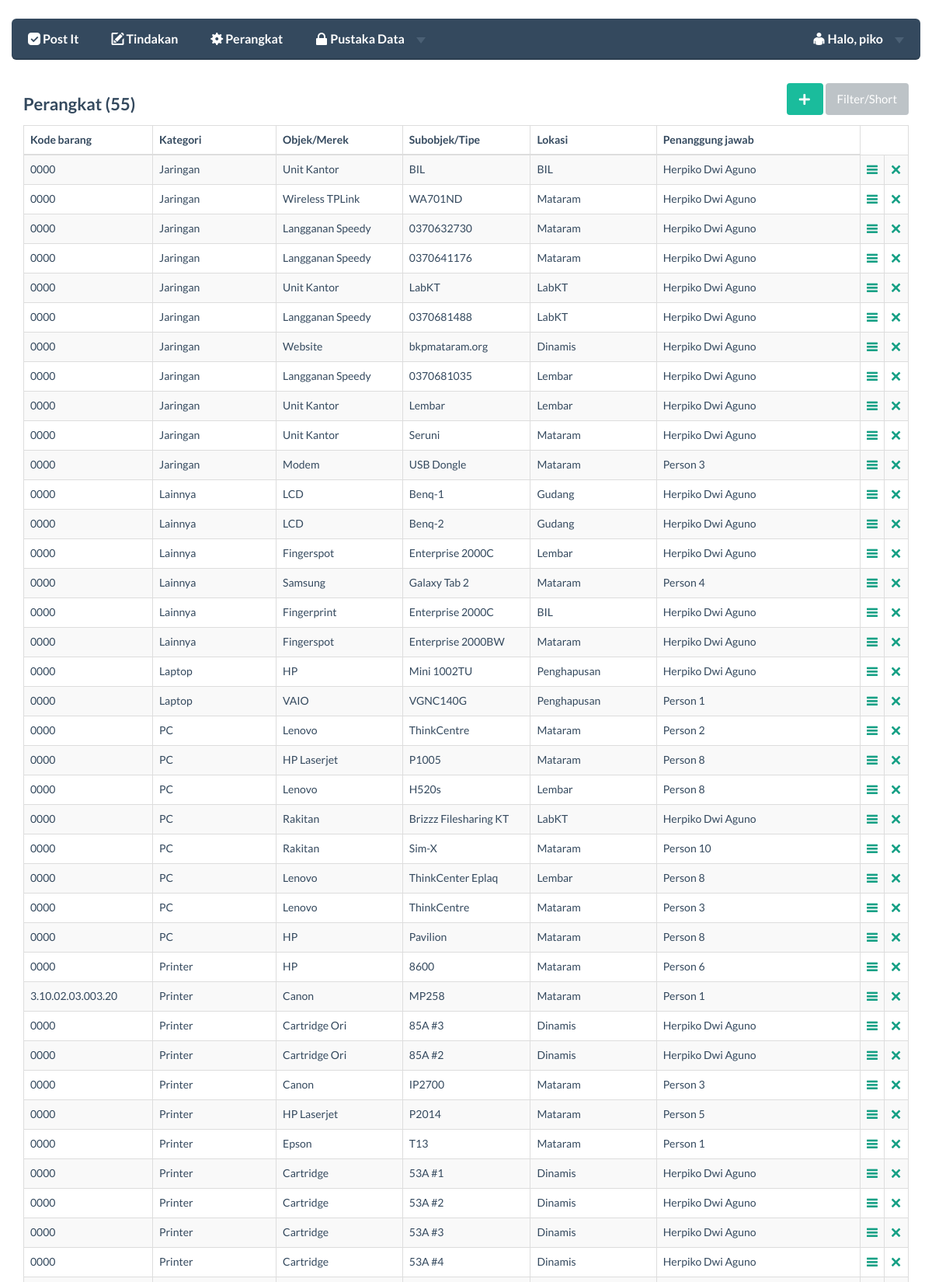
Screenshot of /main/perangkat/ (signed in, upper part) with the database file from the repository.
### main/models.py (models this page shows)
class Hardware(models.Model):
	noid_hw = models.AutoField(primary_key=True)
	kodebrg = models.CharField(max_length=50)
	merek = models.CharField(max_length=50)
	tipe = models.CharField(max_length=50)
	kathw = models.ForeignKey(Kathw)
	username = models.ForeignKey(User)
	lokasi = models.ForeignKey(Lokasi)
	tahun = models.IntegerField()
	keterangan = models.CharField(max_length=500)
	time_create = models.CharField(max_length=50)

class Kathw(models.Model):
	kathw = models.CharField(max_length=20,primary_key=True)

class Lokasi(models.Model):
	lokasi = models.CharField(max_length=50,primary_key=True)

### main/views.py (the view)
def perangkat(request):
    if request.user.is_authenticated():
        context = RequestContext(request)
        if request.method == 'POST':
            kodebrg = request.POST['kodebrg']
            merek = request.POST['merek']
            tipe = request.POST['tipe']
            lokasi = request.POST['lokasi']
            tahun = request.POST['tahun']
            kathw = request.POST['kathw']
            username = request.POST['username']
            keterangan = request.POST['keterangan']
            if tahun=='':
                tahun='0000'
            if kodebrg=='':
                kodebrg='0000'
            from main.models import Hardware, User, Tindakan, Lokasi, Kathw
            lokasi=Lokasi.objects.get(lokasi=lokasi)
            kathw=Kathw.objects.get(kathw=kathw)
            username=User.objects.get(username=username)
            import time
            time_create = time.time()
            Hardware.objects.get_or_create(kodebrg=kodebrg,merek=merek,tipe=tipe,lokasi=lokasi, kathw=kathw, username=username, tahun=tahun, keterangan=keterangan, time_create=time_create)
            return HttpResponseRedirect("/main/perangkat/")
        else:
            context = RequestContext(request)
            from main.models import Hardware, User, Tindakan, Lokasi, Kathw
            if bool(request.GET):
                kathw = request.GET['kathw']
                lokasi = request.GET['lokasi']
                perangkat_list = Hardware.objects.filter(kathw=kathw).filter(lokasi=lokasi).order_by('kathw')
                if kathw=='Semua':
                    perangkat_list = Hardware.objects.filter(lokasi=lokasi).order_by('kathw')
                if lokasi=='Semua':
                    perangkat_list = Hardware.objects.filter(kathw=kathw).order_by('kathw')
                if kathw=='Semua' and lokasi=='Semua':
                    perangkat_list = Hardware.objects.order_by('kathw')
                kathw_list = Kathw.objects.all()
                lokasi_list = Lokasi.objects.all()
                user_list = User.objects.all()
                banyak = len(perangkat_list)
                current_user = request.user.get_username()
                context_dict = {'perangkat_list':perangkat_list,'kathw_list':kathw_list, 'lokasi_list':lokasi_list,'user_list':user_list,'current_user':current_user,'lokasi':lokasi,'kathw':kathw, 'banyak':banyak}
                return render_to_response('main/perangkat.html', context_dict, context)
            else:
                perangkat_list = Hardware.objects.all().order_by('kathw')
                kathw_list = Kathw.objects.all()
                lokasi_list = Lokasi.objects.all()
                user_list = User.objects.all()
                current_user = request.user.get_username()
                lokasi='Semua'
                kathw='Semua'
                banyak = len(perangkat_list)
                context_dict = {'perangkat_list':perangkat_list,'kathw_list':kathw_list, 'lokasi_list':lokasi_list,'user_list':user_list,'current_user':current_user,'lokasi':lokasi,'kathw':kathw, 'banyak':banyak}
                return render_to_response('main/perangkat.html', context_dict, context)
    else :
        return HttpResponseRedirect("/main/login")

### templates/main/perangkat.html (shortened to what this page needs)
<!DOCTYPE html>
{% extends 'main/base.html' %}
{% load static %}
	{% block button_block %}
	<h4 class="pull-left">Perangkat ({{ banyak }})</h4>
	<div class="pull-right">
			<a class="btn btn-primary" href="#perangkat_modal" data-toggle="modal"><span class="fui-plus"></span></a>
		{% if lokasi not in 'Semua' or kathw not in 'Semua' %}
		{% else %}
			<a id="filter_show" class="btn btn-default" href="#" onclick="filter_show()">Filter/Short</a>
		{% endif %}
		</div><br><br>
	{% endblock %}
	{% block body_block %}
		<table width="100%" class="table table-striped table-hover table-bordered">
			<thead>
			<tr>
				<td width="15%"><strong>Kode barang</strong></td>
				<td width="15%"><strong>Kategori</strong></td>
				<td width="15%"><strong>Objek/Merek</strong></td>
				<td width="15%"><strong>Subobjek/Tipe</strong></td>
				<td width="15%"><strong>Lokasi</strong></td>
				<td width="25%"><strong>Penanggung jawab</strong></td>
			</tr>
			</thead>
				{% for perangkat in perangkat_list %}
					<tr>
						<td>{{ perangkat.kodebrg }}</td>
						<td>{{ perangkat.kathw.kathw}}</td>
						<td>{{ perangkat.merek }}</td>
						<td>{{ perangkat.tipe }}</td>
						<td>{{ perangkat.lokasi.lokasi }}</td>
						<td>{{ perangkat.username.first_name }}</td>
						<td><a href="/main/perangkat_detail/?id={{ perangkat.noid_hw }}"><span class="fui-list"></span></a></td>
						<td><a href="/main/hapus_perangkat/?hapus={{ perangkat.noid_hw }}" onclick="return confirm_delete()"><span class="fui-cross"></span></a></td>
					</tr>
				{% endfor %}
		</table>
	{% endblock %}

### templates/main/base.html (shortened to what this page needs)
<!DOCTYPE html>
{% load static %}
<html>
    <head>
    <link href="{% static 'bootstrap/css/bootstrap.css' %}" rel="stylesheet">
    <link href="{% static 'css/flat-ui.css' %}" rel="stylesheet">
    <link href="{% static 'css/jquery-ui.css' %}" rel="stylesheet">
    <link href="{% static 'css/hint.css' %}" rel="stylesheet">
    <link href="{% static 'css/drag.css' %}" rel="stylesheet">
    <link href="{% static 'autocomplete/autocomplete-0.3.0.css' %}" rel="stylesheet">
    </head>
    <body>
    	<br>
 	<div class="container">
 		<div class="demo-row">
		 	<div class="row demo-row">
		          <nav class="navbar navbar-inverse navbar-embossed" role="navigation">
		            <div class="collapse navbar-collapse" id="navbar-collapse-01">
		              <ul class="nav navbar-nav navbar-left">
		              	{% if not user.is_authenticated %}
		              	<li><a href="#">The IT Crowd (beta)</a></li>
		                {% else %}
		                <li><a href="/main"><span class="fui-checkbox-checked"></span> Post It</a></li>
		                <li><a href="/main/tindakan"><span class="fui-new"></span> Tindakan</a></li>
		                <li><a href="/main/perangkat"><span class="fui-gear"></span> Perangkat</a></li>
			               <ul class="nav navbar-nav navbar-left">
			                 <li class="dropdown">
			                  <a href="#" class="dropdown-toggle" data-toggle="dropdown"><span class="fui-lock"></span> Pustaka Data <b class="caret"></b></a>
			                </li>
			               </ul>
		                {% endif %}
		               </ul>
		               {% if user.is_authenticated %}
			               <ul class="nav navbar-nav navbar-right">
			                 <li class="dropdown">
			                  <a href="#" class="dropdown-toggle" data-toggle="dropdown"><span class="fui-user"></span> Halo, {{ current_user }} <b class="caret"></b></a>
			                </li>
			               </ul>
			            {% endif %}
		            </div>
		          </nav>
 		</div>
        <div>
        	{% block button_block %}{% endblock %}
            {% block body_block %}{% endblock %}
        </div>
    </div>
    </body>
</html>

### static/css/drag.css (style rules this page uses)
html { overflow: -moz-scrollbars-vertical; overflow: scroll; }

### rows the page displays
Hardware: kodebrg "0000", kathw.kathw "Jaringan", merek "Unit Kantor", tipe "BIL", lokasi.lokasi "BIL", username.first_name "Herpiko Dwi Aguno"
Hardware: kodebrg "0000", kathw.kathw "Jaringan", merek "Wireless TPLink", tipe "WA701ND", lokasi.lokasi "Mataram", username.first_name "Herpiko Dwi Aguno"
Hardware: kodebrg "0000", kathw.kathw "Jaringan", merek "Langganan Speedy", tipe "0370632730", lokasi.lokasi "Mataram", username.first_name "Herpiko Dwi Aguno"
Hardware: kodebrg "0000", kathw.kathw "Jaringan", merek "Langganan Speedy", tipe "0370641176", lokasi.lokasi "Mataram", username.first_name "Herpiko Dwi Aguno"
Hardware: kodebrg "0000", kathw.kathw "Jaringan", merek "Unit Kantor", tipe "LabKT", lokasi.lokasi "LabKT", username.first_name "Herpiko Dwi Aguno"
Hardware: kodebrg "0000", kathw.kathw "Jaringan", merek "Langganan Speedy", tipe "0370681488", lokasi.lokasi "LabKT", username.first_name "Herpiko Dwi Aguno"
Hardware: kodebrg "0000", kathw.kathw "Jaringan", merek "Website", tipe "bkpmataram.org", lokasi.lokasi "Dinamis", username.first_name "Herpiko Dwi Aguno"
Hardware: kodebrg "0000", kathw.kathw "Jaringan", merek "Langganan Speedy", tipe "0370681035", lokasi.lokasi "Lembar", username.first_name "Herpiko Dwi Aguno"
Hardware: kodebrg "0000", kathw.kathw "Jaringan", merek "Unit Kantor", tipe "Lembar", lokasi.lokasi "Lembar", username.first_name "Herpiko Dwi Aguno"
Hardware: kodebrg "0000", kathw.kathw "Jaringan", merek "Unit Kantor", tipe "Seruni", lokasi.lokasi "Mataram", username.first_name "Herpiko Dwi Aguno"
Hardware: kodebrg "0000", kathw.kathw "Jaringan", merek "Modem", tipe "USB Dongle", lokasi.lokasi "Mataram", username.first_name "Person 3"
Hardware: kodebrg "0000", kathw.kathw "Lainnya", merek "LCD", tipe "Benq-1", lokasi.lokasi "Gudang", username.first_name "Herpiko Dwi Aguno"
Hardware: kodebrg "0000", kathw.kathw "Lainnya", merek "LCD", tipe "Benq-2", lokasi.lokasi "Gudang", username.first_name "Herpiko Dwi Aguno"
Hardware: kodebrg "0000", kathw.kathw "Lainnya", merek "Fingerspot", tipe "Enterprise 2000C", lokasi.lokasi "Lembar", username.first_name "Herpiko Dwi Aguno"
Hardware: kodebrg "0000", kathw.kathw "Lainnya", merek "Samsung", tipe "Galaxy Tab 2", lokasi.lokasi "Mataram", username.first_name "Person 4"
Hardware: kodebrg "0000", kathw.kathw "Lainnya", merek "Fingerprint", tipe "Enterprise 2000C", lokasi.lokasi "BIL", username.first_name "Herpiko Dwi Aguno"
Hardware: kodebrg "0000", kathw.kathw "Lainnya", merek "Fingerspot", tipe "Enterprise 2000BW", lokasi.lokasi "Mataram", username.first_name "Herpiko Dwi Aguno"
Hardware: kodebrg "0000", kathw.kathw "Laptop", merek "HP", tipe "Mini 1002TU", lokasi.lokasi "Penghapusan", username.first_name "Herpiko Dwi Aguno"
Hardware: kodebrg "0000", kathw.kathw "Laptop", merek "VAIO", tipe "VGNC140G", lokasi.lokasi "Penghapusan", username.first_name "Person 1"
Hardware: kodebrg "0000", kathw.kathw "PC", merek "Lenovo", tipe "ThinkCentre", lokasi.lokasi "Mataram", username.first_name "Person 2"
Hardware: kodebrg "0000", kathw.kathw "PC", merek "HP Laserjet", tipe "P1005", lokasi.lokasi "Mataram", username.first_name "Person 8"
Hardware: kodebrg "0000", kathw.kathw "PC", merek "Lenovo", tipe "H520s", lokasi.lokasi "Lembar", username.first_name "Person 8"
Hardware: kodebrg "0000", kathw.kathw "PC", merek "Rakitan", tipe "Brizzz Filesharing KT", lokasi.lokasi "LabKT", username.first_name "Herpiko Dwi Aguno"
Hardware: kodebrg "0000", kathw.kathw "PC", merek "Rakitan", tipe "Sim-X", lokasi.lokasi "Mataram", username.first_name "Person 10"
Hardware: kodebrg "0000", kathw.kathw "PC", merek "Lenovo", tipe "ThinkCenter Eplaq", lokasi.lokasi "Lembar", username.first_name "Person 8"
Hardware: kodebrg "0000", kathw.kathw "PC", merek "Lenovo", tipe "ThinkCentre", lokasi.lokasi "Mataram", username.first_name "Person 3"
Hardware: kodebrg "0000", kathw.kathw "PC", merek "HP", tipe "Pavilion", lokasi.lokasi "Mataram", username.first_name "Person 8"
Hardware: kodebrg "0000", kathw.kathw "Printer", merek "HP", tipe "8600", lokasi.lokasi "Mataram", username.first_name "Person 6"
Hardware: kodebrg "3.10.02.03.003.20", kathw.kathw "Printer", merek "Canon", tipe "MP258", lokasi.lokasi "Mataram", username.first_name "Person 1"
Hardware: kodebrg "0000", kathw.kathw "Printer", merek "Cartridge Ori", tipe "85A #3", lokasi.lokasi "Dinamis", username.first_name "Herpiko Dwi Aguno"
Hardware: kodebrg "0000", kathw.kathw "Printer", merek "Cartridge Ori", tipe "85A #2", lokasi.lokasi "Dinamis", username.first_name "Herpiko Dwi Aguno"
Hardware: kodebrg "0000", kathw.kathw "Printer", merek "Canon", tipe "IP2700", lokasi.lokasi "Mataram", username.first_name "Person 3"
Hardware: kodebrg "0000", kathw.kathw "Printer", merek "HP Laserjet", tipe "P2014", lokasi.lokasi "Mataram", username.first_name "Person 5"
Hardware: kodebrg "0000", kathw.kathw "Printer", merek "Epson", tipe "T13", lokasi.lokasi "Mataram", username.first_name "Person 1"
Hardware: kodebrg "0000", kathw.kathw "Printer", merek "Cartridge", tipe "53A #1", lokasi.lokasi "Dinamis", username.first_name "Herpiko Dwi Aguno"
Hardware: kodebrg "0000", kathw.kathw "Printer", merek "Cartridge", tipe "53A #2", lokasi.lokasi "Dinamis", username.first_name "Herpiko Dwi Aguno"
Hardware: kodebrg "0000", kathw.kathw "Printer", merek "Cartridge", tipe "53A #3", lokasi.lokasi "Dinamis", username.first_name "Herpiko Dwi Aguno"
Hardware: kodebrg "0000", kathw.kathw "Printer", merek "Cartridge", tipe "53A #4", lokasi.lokasi "Dinamis", username.first_name "Herpiko Dwi Aguno"

### other values shown
{{ current_user }} "piko"
{{ banyak }} "55"
